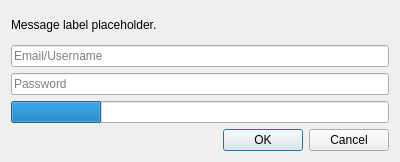
<?xml version="1.0" encoding="UTF-8"?>
<ui version="4.0">
 <class>LoginDialog</class>
 <widget class="QDialog" name="LoginDialog">
  <property name="geometry">
   <rect>
    <x>0</x>
    <y>0</y>
    <width>400</width>
    <height>162</height>
   </rect>
  </property>
  <property name="sizePolicy">
   <sizepolicy hsizetype="Fixed" vsizetype="Fixed">
    <horstretch>0</horstretch>
    <verstretch>0</verstretch>
   </sizepolicy>
  </property>
  <property name="windowTitle">
   <string>Add Account</string>
  </property>
  <layout class="QVBoxLayout" name="verticalLayout">
   <item>
    <widget class="QLabel" name="label">
     <property name="text">
      <string notr="true">Message label placeholder.</string>
     </property>
     <property name="textFormat">
      <enum>Qt::RichText</enum>
     </property>
     <property name="wordWrap">
      <bool>true</bool>
     </property>
     <property name="textInteractionFlags">
      <set>Qt::LinksAccessibleByKeyboard|Qt::LinksAccessibleByMouse|Qt::TextBrowserInteraction|Qt::TextSelectableByKeyboard|Qt::TextSelectableByMouse</set>
     </property>
    </widget>
   </item>
   <item>
    <widget class="QLineEdit" name="userTextBox">
     <property name="placeholderText">
      <string>Email/Username</string>
     </property>
    </widget>
   </item>
   <item>
    <widget class="QLineEdit" name="passTextBox">
     <property name="echoMode">
      <enum>QLineEdit::Password</enum>
     </property>
     <property name="placeholderText">
      <string>Password</string>
     </property>
    </widget>
   </item>
   <item>
    <widget class="QProgressBar" name="progressBar">
     <property name="value">
      <number>24</number>
     </property>
     <property name="textVisible">
      <bool>false</bool>
     </property>
    </widget>
   </item>
   <item>
    <widget class="QDialogButtonBox" name="buttonBox">
     <property name="orientation">
      <enum>Qt::Horizontal</enum>
     </property>
     <property name="standardButtons">
      <set>QDialogButtonBox::Cancel|QDialogButtonBox::Ok</set>
     </property>
    </widget>
   </item>
  </layout>
 </widget>
 <resources/>
 <connections/>
</ui>
